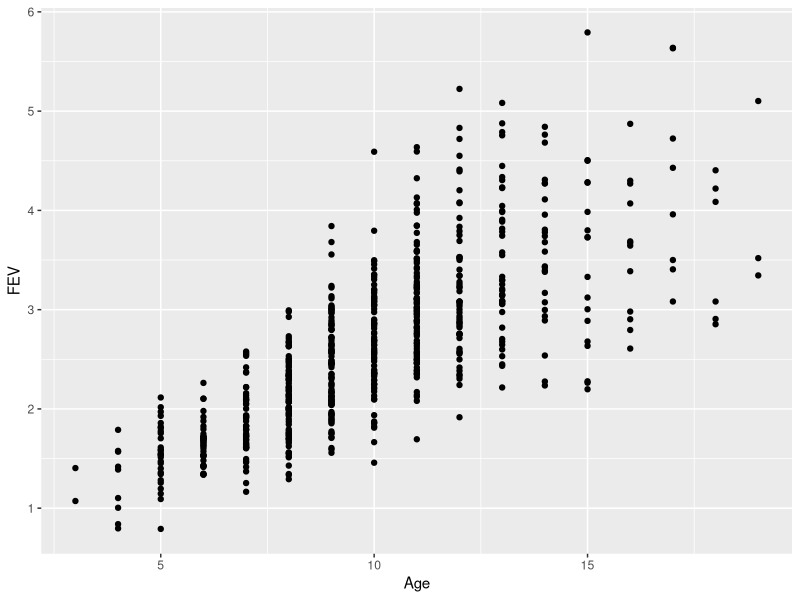
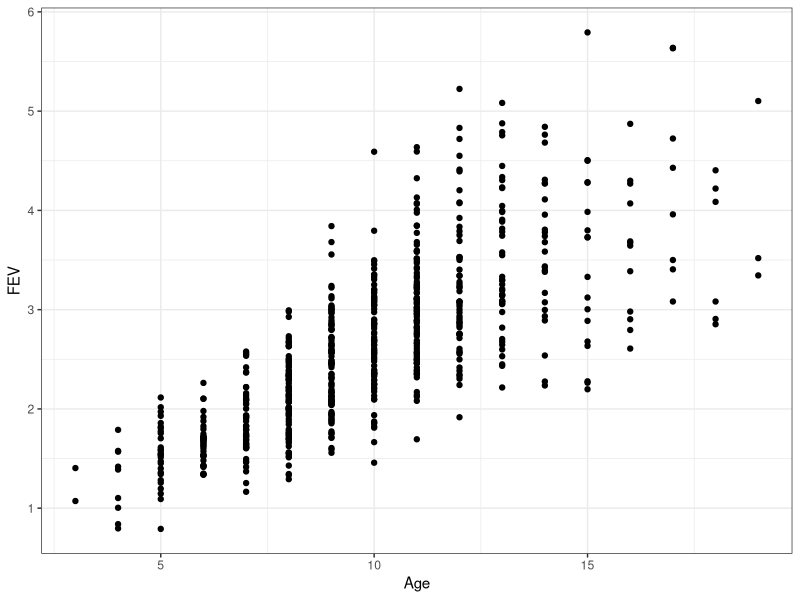
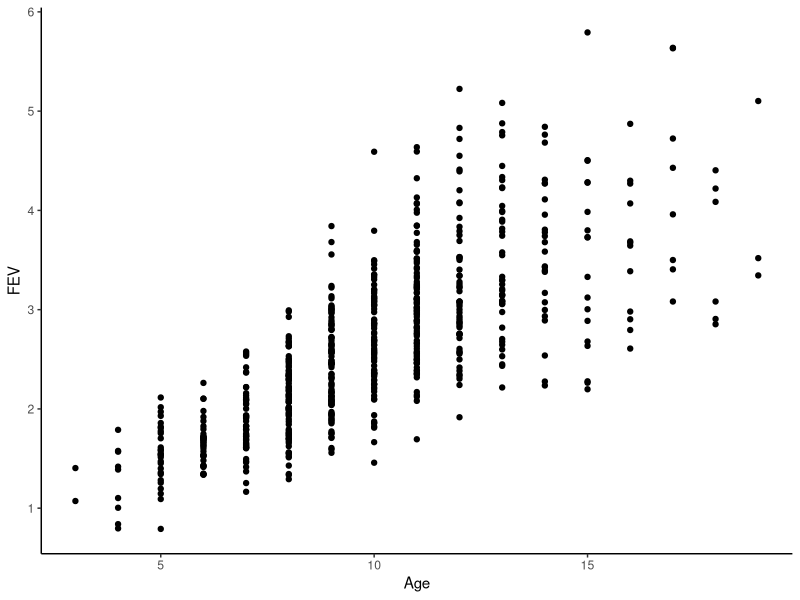
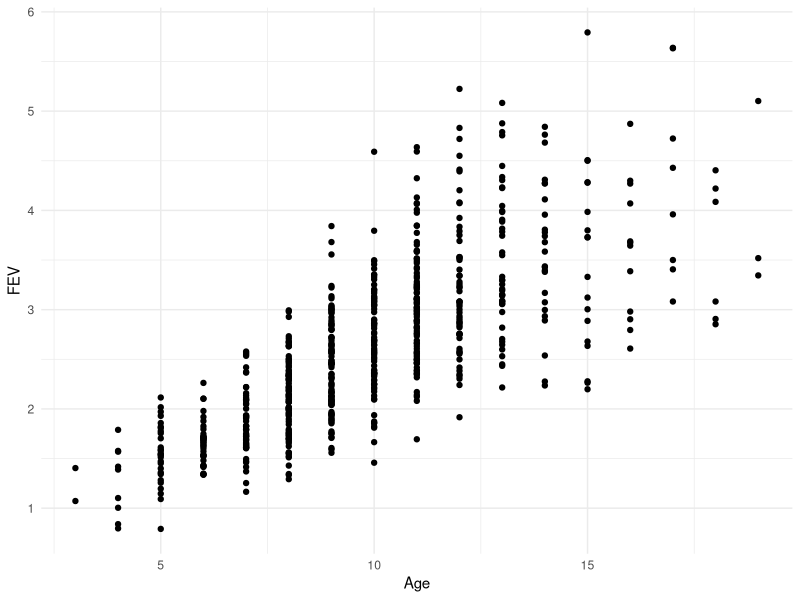
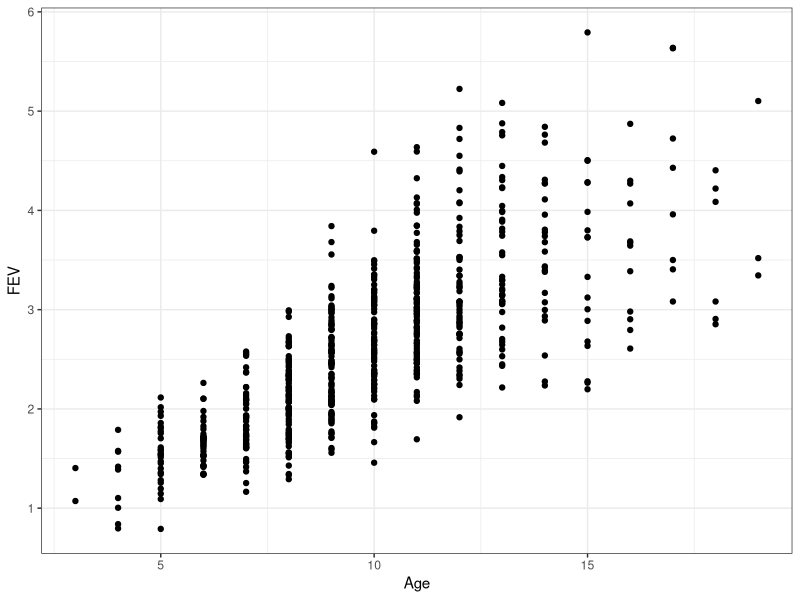
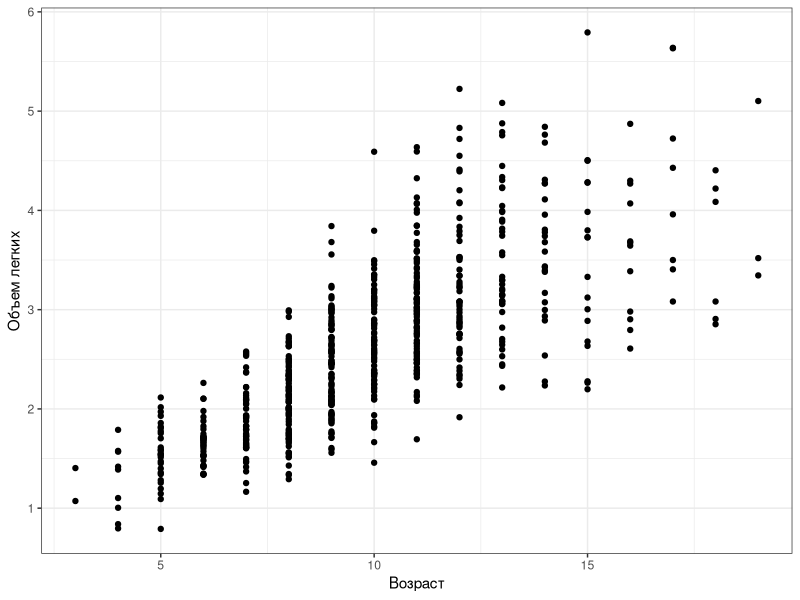
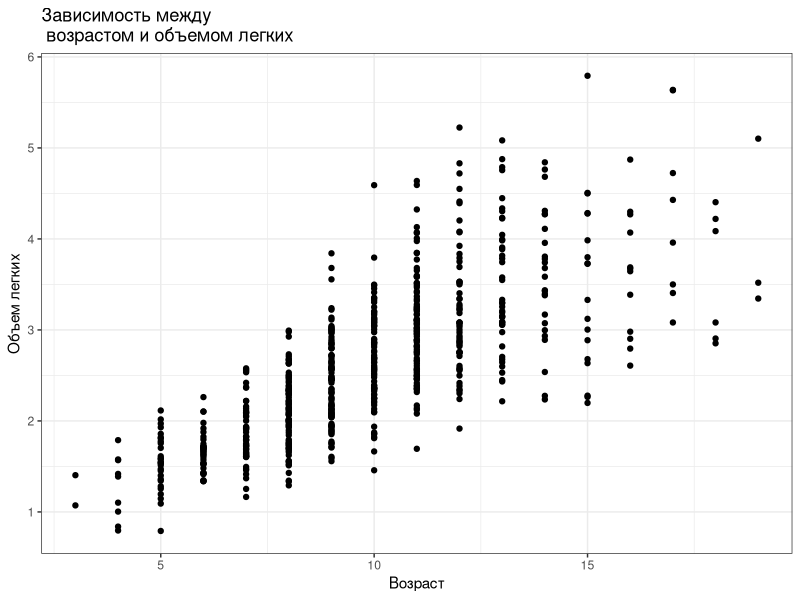
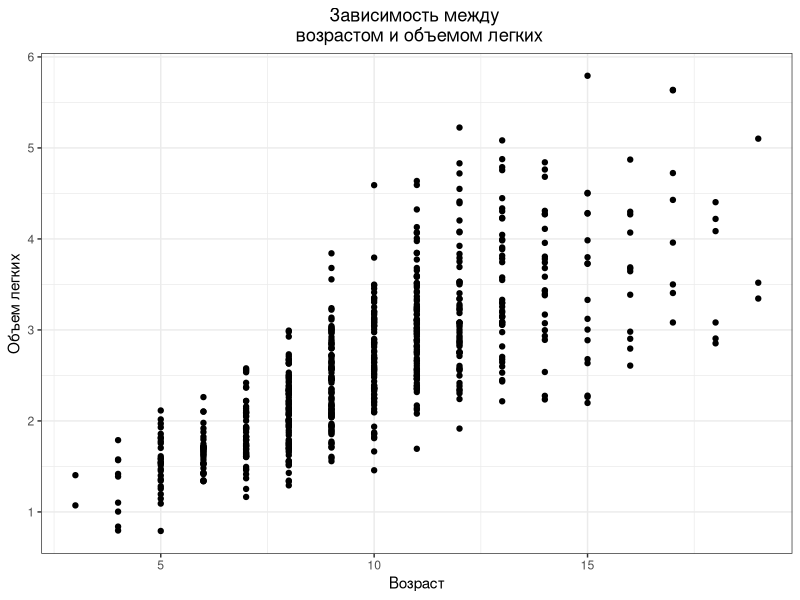

The R source for these figures, in order:
## ---- chunk 1
# output options
options(width = 70, scipen = 6, digits = 3)
library(knitr)
# chunk default options
opts_chunk$set(fig.align='center', tidy = FALSE, fig.width = 7, fig.height = 3, warning = FALSE)
## ---- chunk 2
library(readxl)
library(ggplot2)
## ---- chunk 3
titanic <- read.table('data/Titanic.csv', 
                      sep = ';', 
                      header = TRUE)
## ---- chunk 4
head(titanic, 8)

## ---- chunk 5
library(tidyr)
long_titanic <- uncount(titanic, 
                        weights = Freq)
head(long_titanic, 10)
## ---- chunk 6
library(readxl)
fev <- read_excel("data/fev.xls", 
                  sheet = "tidy_data", 
                  col_names = TRUE, 
                  na = "NA", 
                  skip = 1 )

## ---- chunk 7
names(fev)

## ---- chunk 8
str(fev)

## ---- chunk 9
fev$Sex <- factor(fev$Sex)
fev$Smoker <- factor(fev$Smoker)

## ---- chunk 10
fev[which(!complete.cases(fev)), ] 

## ---- chunk 11
fev <- fev[complete.cases(fev), ]

## ---- chunk 12
ggplot(data = fev, aes(x = Age, y = FEV)) + geom_point()

## ---- chunk 13
ggplot(data = fev, aes(x = Age, y = FEV)) + geom_point() + theme_bw()

## ---- chunk 14
ggplot(data = fev, aes(x = Age, y = FEV)) + geom_point() + theme_classic()

## ---- chunk 15
ggplot(data = fev, aes(x = Age, y = FEV)) + geom_point() + theme_minimal()

## ---- chunk 16
theme_set(theme_bw()) 

## ---- chunk 17
ggplot(data = fev, aes(x = Age, y = FEV)) + geom_point()

## ---- chunk 18
ggplot(data = fev, aes(x = Age, y = FEV)) + 
  geom_point() + 
  labs(x = "Возраст", y = "Объем легких")

## ---- chunk 19

ggplot(data = fev, aes(x = Age, y = FEV)) + 
  geom_point() + 
  labs(x = "Возраст", y = "Объем легких", 
       title = "Зависимость между \n возрастом и объемом легких")

## ---- chunk 20
ggplot(data = fev, aes(x = Age, y = FEV)) + 
  geom_point() + 
  labs(x = "Возраст", y = "Объем легких", 
       title = "Зависимость между \n возрастом и объемом легких") + 
  theme(plot.title = element_text(hjust = 0.5))

## ---- chunk 21
ggplot(data = fev, aes(x = Age, y = FEV)) + 
  geom_point(size = 3) + 
  labs(x = "Возраст", y = "Объем легких", 
       title = "Зависимость между \n возрастом и объемом легких") + 
  theme(plot.title = element_text(hjust = 0.5))

## ---- chunk 22
ggplot(data = fev, aes(x = Age, y = FEV)) + 
  geom_point(size = 0.1) + 
  labs(x = "Возраст", y = "Объем легких", 
       title = "Зависимость между \n возрастом и объемом легких") + 
  theme(plot.title = element_text(hjust = 0.5))

## ---- chunk 23
ggplot(data = fev, aes(x = Age, y = FEV)) + 
  geom_point(color = "blue") + 
  labs(x = "Возраст", y = "Объем легких", 
       title = "Зависимость между \n возрастом и объемом легких") + 
  theme(plot.title = element_text(hjust = 0.5))

## ---- chunk 24
ggplot(data = fev, aes(x = Age, y = FEV)) + 
  geom_point(shape = 22, color = "red", fill = "yellow", size = 2) + 
  labs(x = "Возраст", y = "Объем легких", 
       title = "Зависимость между \n возрастом и объемом легких") + 
  theme(plot.title = element_text(hjust = 0.5))

## ---- chunk 25
ggplot(data = fev, aes(x = Age, y = FEV)) + geom_point(shape = 22, color = "red", fill = "yellow", size = 2) + labs(x = "Возраст", y = "Объем легких", title = "Зависимость между \n возрастом и объемом легких") + theme(plot.title = element_text(hjust = 0.5))

## ---- chunk 26
Plot_1 <- ggplot(data = fev, aes(x = Age, y = FEV)) + geom_point(shape = 22, color = "red", fill = "yellow", size = 2)

Plot_1

## ---- chunk 27
Plot_1 + labs(x = "Возраст", y = "Объем легких", title = "Зависимость между \n возрастом и объемом легких") + theme(plot.title = element_text(hjust = 0.5))

## ---- chunk 28
Plot_1 <- ggplot(data = fev, aes(x = Age, y = FEV, color = Sex )) + geom_point(size = 2) + labs(x = "Возраст", y = "Объем легких", title = "Зависимость между \n возрастом и объемом легких") + theme(plot.title = element_text(hjust = 0.5))

Plot_1


## ---- chunk 29
Plot_1 <- Plot_1 + scale_color_manual(values = c("pink","blue"))
Plot_1
## ---- chunk 30
Plot_1  + theme(legend.position =  "bottom")

## ---- chunk 31
Plot_1  + theme(legend.position =  "left")

## ---- chunk 32
Plot_1  + theme(legend.position =  c(0.1, 0.9)) 

## ---- chunk 33
Plot_1 <- ggplot(data = fev, aes(x = Age, y = FEV, shape = Sex, color = Sex )) +
  geom_point(size = 2) + 
  labs(x = "Возраст", y = "Объем легких", title = "Зависимость между \n возрастом и объемом легких") + 
  theme(plot.title = element_text(hjust = 0.5))

Plot_1

## ---- chunk 34
Plot_1 <- ggplot(data = fev, aes(x = Age, y = FEV, shape = Sex, color = Smoker )) + geom_point(size = 2) + labs(x = "Возраст", y = "Объем легких", title = "Зависимость между \n возрастом и объемом легких") + theme(plot.title = element_text(hjust = 0.5))

Plot_1 

## ---- chunk 35
Plot_1 + facet_wrap( ~ Smoker) #уже лучше

## ---- chunk 36
Plot_1 + facet_grid(Sex ~ Smoker)

## ---- chunk 37
ggplot(fev, aes(x = FEV)) + geom_histogram()

## ---- chunk 38
ggplot(fev, aes(x = FEV)) + geom_histogram(binwidth = 1)

## ---- chunk 39
ggplot(fev, aes(x = FEV)) + geom_histogram(binwidth = 0.1)

## ---- chunk 40
ggplot(fev, aes(x = FEV)) + stat_bin(geom = "bar") #Аналогично!

## ---- chunk 41
ggplot(fev, aes(x = FEV)) + stat_bin(geom = "bar", binwidth = 0.1)

## ---- chunk 42
ggplot(fev, aes(x = FEV)) + stat_bin(geom = "line", size = 1, color = "red")

## ---- chunk 43
ggplot(fev, aes(x = FEV)) + stat_bin(geom = "area", size = 1, color = "red")

## ---- chunk 44
ggplot(fev, aes(x = FEV)) + stat_density(geom = "area", size = 1, color = "red", fill = "blue")

## ---- chunk 45
ggplot(fev, aes(x = FEV)) + geom_histogram() + facet_wrap( ~ Sex)

## ---- chunk 46
ggplot(fev, aes(x = FEV)) + geom_histogram() + facet_wrap( ~ Sex, ncol = 1) 

## ---- chunk 47
ggplot(fev, aes(x = FEV, fill = Smoker)) + geom_histogram() + facet_wrap( ~ Sex, ncol = 1) 
## ---- chunk 48
ggplot(fev, aes(x = FEV, fill = Smoker)) + stat_density(geom = "area", size = 1, color = "red") + facet_wrap( ~ Sex, ncol = 1)

## ---- chunk 49
ggplot(fev, aes(x = Age, y = FEV)) + 
  stat_summary(fun.y = "mean", geom = "line", size = 2)

## ---- chunk 50
ggplot(fev, aes(x = Age, y = FEV, color = Sex)) + 
  stat_summary(fun.y = "mean", geom = "line", size = 2)

## ---- chunk 51
ggplot(fev, aes(x = Age, y = FEV, color = Sex)) + 
  stat_summary(fun.y = "mean", geom = "line", size = 2) + 
  facet_wrap( ~ Smoker)

## ---- chunk 52
ggplot(fev, aes(x = Sex, y = Height, fill = Sex)) + 
  stat_summary(fun.y = "mean", geom = "bar") 

## ---- chunk 53
ggplot(fev, aes(x = Age, y = FEV, color = Smoker)) + 
  geom_point() + 
  geom_smooth(method = "lm") +  
  facet_wrap( ~ Sex)

